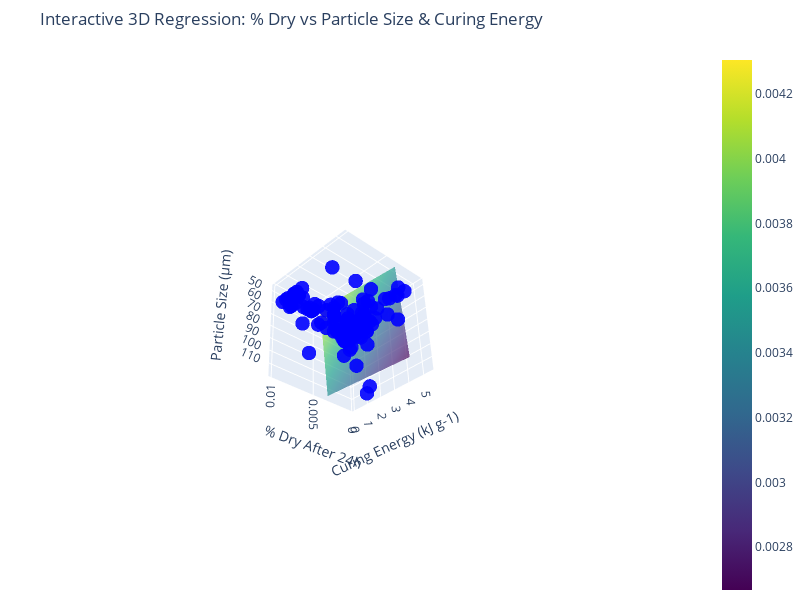

This figure's notebook cell:
### Code cell
import plotly.graph_objs as go
import plotly.io as pio

# Prepare grid
x_range = np.linspace(df_mlr["Droplet/particle size (µm)"].min(), df_mlr["Droplet/particle size (µm)"].max(), 30)
y_range = np.linspace(df_mlr["Curing Energy (kJ g-1)"].min(), df_mlr["Curing Energy (kJ g-1)"].max(), 30)
x_grid, y_grid = np.meshgrid(x_range, y_range)

# Predict Z (response surface)
z_grid = (mlr_model.params[0]
          + mlr_model.params[1] * x_grid
          + mlr_model.params[2] * y_grid)

# Create surface plot (regression plane)
surface = go.Surface(
    x=x_grid,
    y=y_grid,
    z=z_grid,
    colorscale='Viridis',
    opacity=0.7,
    showscale=True,
    name='Regression Plane'
)

# Create scatter plot (data points)
scatter = go.Scatter3d(
    x=df_mlr["Droplet/particle size (µm)"],
    y=df_mlr["Curing Energy (kJ g-1)"],
    z=df_mlr["% dry after 24h in incubator"],
    mode='markers',
    marker=dict(size=5, color='blue', opacity=0.9),
    name='Observed Data'
)

# Layout
layout = go.Layout(
    title="Interactive 3D Regression: % Dry vs Particle Size & Curing Energy",
    scene=dict(
        xaxis=dict(title='Particle Size (µm)'),
        yaxis=dict(title='Curing Energy (kJ g-1)'),
        zaxis=dict(title='% Dry After 24h')
    ),
    margin=dict(l=0, r=0, b=0, t=50),
    width=800,
    height=600
)

# Show figure
fig = go.Figure(data=[surface, scatter], layout=layout)
fig.show()
#pio.write_html(fig, file="interactive_mlr_plot.html", auto_open=True)

### Figure 1 — Plotly figure (JSON) as saved in the notebook; plotly's stock layout.template omitted (floating-point values rounded to 4 significant figures; data arrays with more than 128 entries replaced by an {"elided": "..."} marker saying what was removed)
{"data": [{"colorscale": [[0, "#440154"], [0.1111, "#482878"], [0.2222, "#3e4989"], [0.3333, "#31688e"], [0.4444, "#26828e"], [0.5556, "#1f9e89"], [0.6667, "#35b779"], [0.7778, "#6ece58"], [0.8889, "#b5de2b"], [1, "#fde725"]], "name": "Regression Plane", "opacity": 0.7, "showscale": true, "type": "surface", "x": {"elided": "30x30 float values"}, "y": {"elided": "30x30 float values"}, "z": {"elided": "30x30 float values"}}, {"marker": {"color": "blue", "opacity": 0.9, "size": 5}, "mode": "markers", "name": "Observed Data", "type": "scatter3d", "x": [64.3, 62.3, 92.5, 55.7, 47, 64.3, 110.6, 76.8, 88, 63.7, 65.9, 75.8, 48.4, 48.9, 53.1, 50.9, 64.3, 49, 53, 50, 55, 58, 64.6, 64.3, 64.3, 64.3, 64.3, 64.3, 64.3, 64.3, 64.3, 64.3, 64.3, 65, 64.1, 64.3, 64.3, 76.7, 70.2, 70, 64.3, 64.3, 83.4, 58.8, 64.3, 64.3, 69.5, 67.7, 64.3, 64.2, 60.8, 64.3, 85.7, 97.9, 64.3, 64.3, 64.3, 64.3, 64.3, 64.3, 117.6, 64.3, 64.3, 64.3, 64.3, 64.3, 64.3, 64.3, 64.3, 64.3, 64.3, 64.3, 64.3, 64.3, 64.3, 64.3, 64.3, 64.3, 64.3, 64.3, 64.3, 64.3, 64.3, 64.3, 64.3, 64.3, 64.3, 64.3, 64.3, 64.3, 64.3, 64.3, 64.3, 64.3, 64.3, 64.3, 64.3, 64.3, 64.3, 64.3, 64.3, 64.3, 64.3, 64.3, 64.3, 64.3, 64.3, 64.3, 64.3, 64.3, 64.3, 64.3, 64.3, 64.3, 64.3, 64.3, 64.3, 64.3, 64.3], "y": [4.39, 4.39, 1.013, 4.39, 4.39, 4.39, 1.558, 4.39, 1.558, 4.39, 1.553, 1.558, 2.266, 2.476, 1.841, 1.558, 0.968, 1.558, 1.204, 0.9912, 0.8496, 0.6726, 1.558, 1.558, 0.968, 0.968, 1.558, 0.968, 1.558, 0.968, 1.558, 0.968, 1.558, 1.558, 0.968, 1.558, 1.558, 0.8496, 0.8024, 0.7788, 0.6018, 0.5841, 0.5192, 1.558, 1.558, 0.968, 0.9346, 0.9346, 0.9346, 1.168, 1.168, 1.168, 1.558, 0.7788, 1.133, 1.115, 1.133, 1.133, 1.133, 1.558, 1.584, 0.5841, 1.558, 1.558, 1.558, 1.558, 1.558, 1.558, 0.9272, 0.9024, 1.056, 1.574, 1.805, 2.246, 0.9024, 0.8951, 0.9101, 0.5184, 0.6048, 0.5832, 0.6072, 0.4968, 0.8648, 1.012, 1.509, 1.73, 2.153, 1.015, 1.267, 1.72, 0.9185, 1.192, 1.26, 1.636, 1.998, 2.36, 2.776, 3.46, 1.388, 2.534, 1.757, 3.302, 3.612, 4.334, 2.464, 2.332, 3.477, 4.961, 5.47, 2.477, 0.528, 0.2592, 0.3247, 0.3444, 0.3444, 0.1722, 0.4133, 0.0528, 0.02592], "z": [0.0099, 0.0025, 0.0012, 0.0015, 0.001, 0.007, 0.0005, 0.0015, 0.003, 0.005, 0.005, 0.0005, 0.001, 0.0025, 0.0012, 0.004, 0.007, 0.001, 0.0025, 0.0045, 0.002, 0.0015, 0.005, 0.0005, 0.007, 0.0095, 0.01, 0.008, 0.0095, 0.009, 0.0095, 0.0075, 0.009, 0.0015, 0.004, 0.0075, 0.005, 0.0015, 0.002, 0.0015, 0.001, 0.001, 0.002, 0.005, 0.0025, 0.0025, 0.0025, 0.0025, 0.002, 0.0025, 0.0025, 0.002, 0.009, 0.007, 0.007, 0.007, 0.007, 0.004, 0.0075, 0.007, 0.001, 0.001, 0.0025, 0.006, 0.0025, 0.0025, 0.002, 0.0015, 0.0002, 0.0015, 0.002, 0.0005, 0.0025, 0.001, 0.0015, 0.002, 0.001, 0.005, 0.009, 0.01, 0.009, 0.009, 0.01, 0.01, 0.01, 0.01, 0.01, 0.0025, 0.0025, 0.0025, 0.0005, 0.001, 0.002, 0.001, 0.0015, 0.0015, 0.0015, 0.001, 0.0025, 0.004, 0.0035, 0.004, 0.004, 0.003, 0.0025, 0.0025, 0.0025, 0.0025, 0.0025, 0.006, 0.003, 0.005, 0.004, 0.003, 0.001, 0.0015, 0.0025, 0.001, 0.001]}], "layout": {"height": 600, "margin": {"b": 0, "l": 0, "r": 0, "t": 50}, "scene": {"aspectmode": "auto", "aspectratio": {"x": 1, "y": 1, "z": 1}, "camera": {"center": {"x": 0, "y": 0, "z": 0}, "eye": {"x": 3.448, "y": 3.448, "z": 3.448}, "projection": {"type": "perspective"}, "up": {"x": -0.3328, "y": 0.6895, "z": 0.6433}}, "xaxis": {"title": {"text": "Particle Size (µm)"}, "type": "linear"}, "yaxis": {"title": {"text": "Curing Energy (kJ g-1)"}, "type": "linear"}, "zaxis": {"title": {"text": "% Dry After 24h"}, "type": "linear"}}, "title": {"text": "Interactive 3D Regression: % Dry vs Particle Size & Curing Energy"}, "width": 800}}
